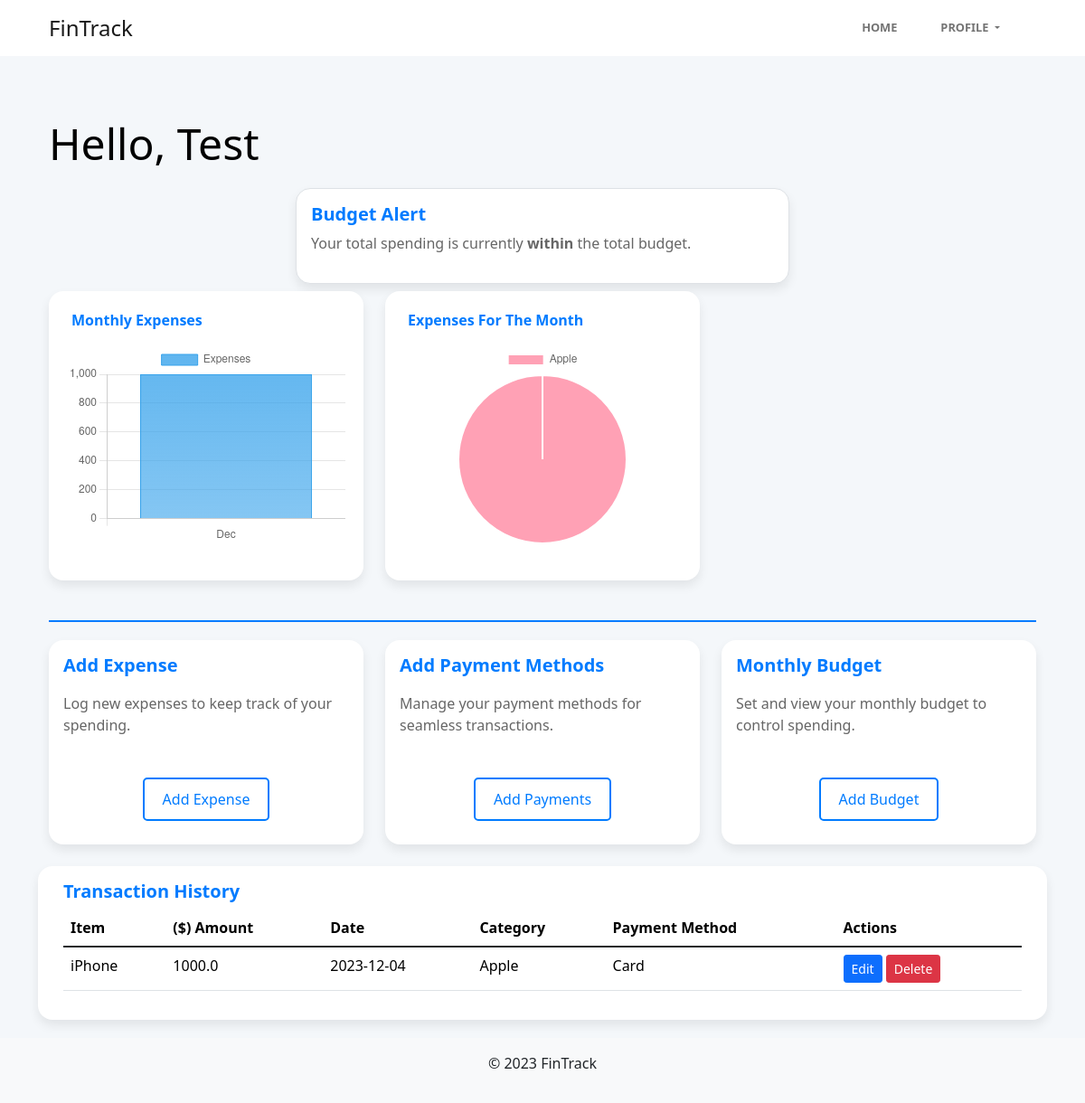
/dashboard (signed in), run on the app's committed database.
### tables this page shows
CREATE TABLE ExpensePaymentMethod
(
    ExpensePaymentID INTEGER PRIMARY KEY AUTOINCREMENT,
    ExpenseID        INTEGER NOT NULL,
    PaymentMethodID  INTEGER NOT NULL,
    FOREIGN KEY (ExpenseID) REFERENCES ExpenseItem (ExpenseID),
    FOREIGN KEY (PaymentMethodID) REFERENCES PaymentMethod (PaymentMethodID)
);

CREATE TABLE ExpenseItem
(
    ExpenseID  INTEGER PRIMARY KEY AUTOINCREMENT,
    UserID     INTEGER NOT NULL,
    Item       TEXT    NOT NULL,
    Amount     REAL    NOT NULL,
    Date       DATE    NOT NULL,
    CategoryID INTEGER NOT NULL,
    FOREIGN KEY (UserID) REFERENCES User (UserID) ON DELETE CASCADE,
    FOREIGN KEY (CategoryID) REFERENCES Category (CategoryID)
);

CREATE TABLE Category
(
    CategoryID   INTEGER PRIMARY KEY AUTOINCREMENT,
    UserID       INTEGER     NOT NULL,
    CategoryName TEXT  NOT NULL
);

CREATE TABLE PaymentMethod
(
    PaymentMethodID   INTEGER PRIMARY KEY AUTOINCREMENT,
    UserID            INTEGER NOT NULL,
    PaymentMethodName TEXT    NOT NULL,
    FOREIGN KEY (UserID) REFERENCES User (UserID) ON DELETE CASCADE
);

### app.py (the view)
@app.route('/dashboard')
@login_required
def dashboard():
    user = {
        'userId': session['userID'],
        'firstName': session['firstName'],
        'email': session['email'],
        'lastName': session['lastName']
    }
    db = get_db()
    cursor = db.cursor()
    cursor.execute('''
        SELECT E.Item, E.Amount, E.Date, C.CategoryName, PM.PaymentMethodName, EMP.ExpenseID
        FROM ExpenseItem E
        LEFT JOIN Category C ON E.CategoryID = C.CategoryID
        LEFT JOIN ExpensePaymentMethod EMP ON E.ExpenseID = EMP.ExpenseID
        LEFT JOIN PaymentMethod PM ON EMP.PaymentMethodID = PM.PaymentMethodID
        WHERE E.UserID = ? AND strftime('%m', E.Date) = strftime('%m', 'now')
    ''', (user['userId'],))
    expenses = cursor.fetchall()
    currentMonth = datetime.now().strftime('%B')
    cursor.execute(
        '''SELECT SUM(BudgetAmount) FROM Budget
           WHERE UserID = ? AND Month = ?''',
        (user['userId'], currentMonth))
    totalBudget = cursor.fetchone()[0] or 0
    cursor.execute(
        '''SELECT SUM(Amount) FROM ExpenseItem
           WHERE UserID = ? AND strftime('%m', Date) = strftime('%m', 'now')''',
        (user['userId'],))
    totalSpending = cursor.fetchone()[0] or 0
    budgetStatus = 'over' if totalSpending > totalBudget else 'within'
    cursor.execute('''
        SELECT strftime('%m', Date) as Month, SUM(Amount) as TotalAmount
        FROM ExpenseItem
        WHERE UserID = ?
        GROUP BY Month
    ''', (user['userId'],))
    monthlyExpenses = cursor.fetchall()
    monthLabels = [calendar.month_abbr[int(expense['Month'])] for expense in monthlyExpenses]
    expenseAmounts = [expense['TotalAmount'] for expense in monthlyExpenses]
    cursor.execute('''
        SELECT C.CategoryName, SUM(E.Amount) as TotalAmount
        FROM ExpenseItem E
        JOIN Category C ON E.CategoryID = C.CategoryID
        WHERE E.UserID = ? AND strftime('%m', E.Date) = strftime('%m', 'now')
        GROUP BY C.CategoryName
    ''', (session['userID'],))
    rawCategoryExpenses = cursor.fetchall()
    categoryExpenses = [{'CategoryName': row['CategoryName'], 'TotalAmount': row['TotalAmount']} for row in rawCategoryExpenses]
    return render_template('Authenticated/dashboard.html', user = user, expenses = expenses,
                           budgetStatus = budgetStatus,
                           totalBudget = totalBudget, totalSpending = totalSpending,
                           month_labels = monthLabels, expense_amounts = expenseAmounts,
                           category_expenses = categoryExpenses)

### db.py (called while the page is built)
def get_db():
    if 'db' not in g:
        g.db = sqlite3.connect(
            current_app.config['DATABASE'],
            detect_types = sqlite3.PARSE_DECLTYPES
        )
        g.db.row_factory = sqlite3.Row
    return g.db

### helpers/loginAuth.py (called while the page is built)
def login_required(f):
    @wraps(f)
    def decorated_function(*args, **kwargs):
        if 'loggedin' not in session:
            flash('You need to be logged in to access this page.', 'danger')
            return redirect(url_for('login'))
        return f(*args, **kwargs)
    return decorated_function

### templates/Authenticated/dashboard.html (shortened to what this page needs)
{% extends 'Authenticated/authenticated_base.html' %}
{% block content %}
    <div class="container mt-5">
        <h1 class="display-4">Hello, {{ user['firstName'] }}</h1>
        <div class="row">
            <div class="d-flex justify-content-center">
                <div class="card mb-3 w-50 border"
                     style="border-color: {{ 'red' if 4 > 5 else 'green' }}; border-width: 2px;">
                    <div class="card-body">
                        <h5 class="card-title modern-card-title">Budget Alert</h5>
                        <p class="card-text">Your total spending is currently <strong>{{ budgetStatus }}</strong> the
                            total budget.</p>
                    </div>
                </div>
            </div>
        </div>
        <div class="row mt-2">
            <div class="col-lg-4 col-md-6 mb-4">
                <div class="card">
                    <div class="chart-container">
                        <div class="chart-title">Monthly Expenses</div>
                        <canvas id="barChart"></canvas>
                    </div>
                </div>
            </div>
            <div class="col-lg-4 col-md-6 mb-4">
                <div class="card">
                    <div class="chart-container">
                        <div class="chart-title">Expenses For The Month</div>
                        <canvas id="pieChart"></canvas>
                    </div>
                </div>
            </div>
        </div>
        <div class="divider-line"></div>
        <div class="row">
            <div class="col-md-4 mb-4">
                <div class="card h-100">
                    <div class="card-body d-flex flex-column justify-content-between">
                        <h5 class="card-title modern-card-title">Add Expense</h5>
                        <p class="card-text">Log new expenses to keep track of your spending.</p>
                        <a href="{{ url_for('expenseForm') }}" class="card-button">Add Expense</a>
                    </div>
                </div>
            </div>
            <div class="col-md-4 mb-4">
                <div class="card h-100">
                    <div class="card-body d-flex flex-column justify-content-between">
                        <h5 class="card-title modern-card-title">Add Payment Methods</h5>
                        <p class="card-text">Manage your payment methods for seamless transactions.</p>
                        <a href="{{ url_for('managePayments') }}" class="card-button">Add Payments</a>
                    </div>
                </div>
            </div>
            <div class="col-md-4 mb-4">
                <div class="card h-100">
                    <div class="card-body d-flex flex-column justify-content-between">
                        <h5 class="card-title modern-card-title">Monthly Budget</h5>
                        <p class="card-text">Set and view your monthly budget to control spending.</p>
                        <a href="{{ url_for('budget') }}" class="card-button">Add Budget</a>
                    </div>
                </div>
            </div>
            <div class="card">
                <div class="card-body">
                    <h5 class="card-title modern-card-title">Transaction History</h5>
                    <table class="table">
                        <thead>
                        <tr>
                            <th>Item</th>
                            <th>($) Amount</th>
                            <th>Date</th>
                            <th>Category</th>
                            <th>Payment Method</th>
                            <th>Actions</th>
                        </tr>
                        </thead>
                        <tbody>
                        {% for expense in expenses %}
                            <tr>
                                <td>{{ expense.Item }}</td>
                                <td>{{ expense.Amount }}</td>
                                <td>{{ expense.Date }}</td>
                                <td>{{ expense.CategoryName if expense.CategoryName else 'N/A' }}</td>
                                <td>{{ expense.PaymentMethodName if expense.PaymentMethodName else 'N/A' }}</td>
                                <td>
                                    <a href="{{ url_for('editExpense', expenseID=expense.ExpenseID) }}"
                                       class="btn btn-sm btn-primary">Edit</a>
                                    <a href="{{ url_for('deleteExpense', expense_id=expense.ExpenseID) }}"
                                       class="btn btn-sm btn-danger"
                                       onclick="return confirm('Are you sure?');">Delete</a>
                                </td>
                            </tr>
                        {% endfor %}
                        </tbody>
                    </table>
                </div>
            </div>
        </div>
    </div>
{% endblock %}
{% block extra_scripts %}
    <script>
        document.addEventListener('DOMContentLoaded', function () {
            const ctxBar = document.getElementById('barChart').getContext('2d');
            const gradientBar = createGradient(ctxBar, 'rgba(54, 162, 235, 0.8)', 'rgba(54, 162, 235, 0.4)');
            const barChart = new Chart(ctxBar, {
                type: 'bar',
                data: {
                    labels: {{ month_labels | tojson }},
                    datasets: [{
                        label: 'Expenses',
                        data: {{ expense_amounts | tojson }},
                        backgroundColor: gradientBar,
                        borderColor: 'rgba(54, 162, 235, 1)',
                        borderWidth: 1
                    }]
                },
                options: {
                    scales: {
                        y: {
                            beginAtZero: true
                        }
                    },
                    responsive: true,
                    maintainAspectRatio: false
                }
            });
            const ctxPie = document.getElementById('pieChart').getContext('2d');
            const pieChart = new Chart(ctxPie, {
                type: 'pie',
                data: {
                    labels: categoryData.map(expense => expense.CategoryName),
                    datasets: [{
                        data: categoryData.map(expense => expense.TotalAmount),
                        backgroundColor: [
                            'rgba(255, 99, 132, 0.6)',
                            'rgba(54, 162, 235, 0.6)',
                            'rgba(255, 206, 86, 0.6)',
                            'rgba(75, 192, 192, 0.6)',
                        ],
                        borderColor: 'white',
                        borderWidth: 2
                    }]
                },
                options: {
                    responsive: true,
                    maintainAspectRatio: false
                }
            });
            function createGradient(ctx, colorStart, colorEnd) {
                let gradient = ctx.createLinearGradient(0, 0, 0, 400);
                gradient.addColorStop(0, colorStart);
                gradient.addColorStop(1, colorEnd);
                return gradient;
            }
        });
    </script>
{% endblock %}

### templates/Authenticated/authenticated_base.html (shortened to what this page needs)
<!DOCTYPE html>
<html lang="en">
<head>
    <link rel="stylesheet" href="{{ url_for('static', filename='assets/bootstrap/css/bootstrap.min.css') }}">
    <link href="https://fonts.cdnfonts.com/css/sf-pro-display" rel="stylesheet">
    <link rel="stylesheet" href="{{ url_for('static', filename='assets/css/baguetteBox.min.css') }}">
    <link rel="stylesheet" href="{{ url_for('static', filename='assets/css/vanilla-zoom.min.css') }}">
    <link rel="stylesheet" href="https://use.fontawesome.com/releases/v5.12.0/css/all.css">
    <link rel="stylesheet" href="{{ url_for('static', filename='assets/css/Navbar-Right-Links-icons.css') }}">
    <link href="https://cdn.jsdelivr.net/npm/bootstrap@5.1.3/dist/css/bootstrap.min.css" rel="stylesheet">
</head>
<body class="d-flex flex-column min-vh-100">
<nav class="navbar navbar-expand-lg bg-body clean-navbar navbar-light custom-navbar">
    <div class="container">
        <a class="navbar-brand logo" href="{{ url_for('dashboard') }}">FinTrack</a>
        <div class="collapse navbar-collapse" id="navcol-1">
            <ul class="navbar-nav ms-auto">
                <li class="nav-item">
                    <a class="nav-link" href="{{ url_for('dashboard') }}">Home</a>
                </li>
                <li class="nav-item dropdown">
                    <a class="nav-link dropdown-toggle" href="#" id="navbarDropdown" role="button"
                       data-bs-toggle="dropdown" aria-expanded="false">
                        Profile
                    </a>
                </li>
            </ul>
        </div>
    </div>
</nav>
<main class="flex-shrink-0">
    {% block content %}{% endblock %}
</main>
<footer class="mt-auto py-3 bg-light">
    <div class="container text-center">
        <p>© 2023 FinTrack</p>
    </div>
</footer>
{% block extra_scripts %}{% endblock %}
</body>
</html>

### templates/Authenticated/dashboard.html (style rules this page uses)
body { background-color: #f4f7fa; }
.navbar { margin-bottom: 20px; }
.card { border: none; border-radius: 16px; box-shadow: 0 6px 12px rgba(0, 0, 0, 0.08); background-color: white; margin-bottom: 20px; overflow: hidden; height: 100%; }
.chart-container { height: 300px; padding: 20px; position: relative; display: flex; flex-direction: column; justify-content: center; align-items: center; }
.chart-title { color: #007bff; position: absolute; top: 20px; left: 20px; font-weight: bold; z-index: 10; background: white; padding: 0 5px; }
canvas { width: 100% !important; max-width: 100%; margin-top: 40px; }
.divider-line { height: 2px; background-color: #007bff; margin-top: 20px; margin-bottom: 20px; }
.modern-card-title { color: #007bff; font-weight: bold; }
.card-text { color: #666; }
.card-button { border: 2px solid #007bff; background-color: transparent; color: #007bff; border-radius: 5px; padding: 10px 20px; text-align: center; display: block; width: fit-content; margin: 20px auto 10px; text-decoration: none; transition: all 0.3s; }
.chart-container canvas { max-width: 100%; }
.display-4 { font-size: 3rem; color: #000000; margin-bottom: 20px; }

### data on the page
ExpensePaymentMethod: Item "iPhone", Amount "1000.0", Date "2023-12-04", CategoryName "Apple", PaymentMethodName "Card"

### other printed values
{{ user['firstName'] }} "Test"
{{ budgetStatus }} "within"
chart data {{ month_labels | tojson }} ["Dec"]
chart data {{ expense_amounts | tojson }} [1000.0]
